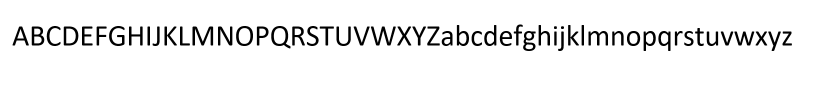
#> input picture images/alfabet.PNG, 1643 x 177 px (shown at 1/2 size)
$ python ocr.py
#> lines starting #> are read from the running program, lines starting #| are printed output that depends on the picture; after the words box and inside, x2 and y2 are one past the last pixel; in counts of white or black regions, pixels touching at a corner belong together
from __future__ import print_function
import cv2
from keras.models import Sequential
from keras.layers.core import Dense
from keras.optimizers import SGD, Adam
from keras.models import model_from_json
from sklearn.cluster import KMeans
import numpy as np
import matplotlib.pylab as plt


class CharacterRecognition:

    def load_img(self, path):
#> called with path = 'images/alfabet.PNG'
        return cv2.cvtColor(cv2.imread(path), cv2.COLOR_BGR2RGB)
#> returned value is the input picture: shape (177, 1643, 3); min 0, max 255, mean 238

    def img_gray(self, image):
        return cv2.cvtColor(image, cv2.COLOR_RGB2GRAY)
#> returned value: shape (177, 1643)

    def img_bin(self, image_gs):
        ret, image_bin = cv2.threshold(image_gs, 127, 255, cv2.THRESH_BINARY)
#> image_bin: shape (177, 1643); 93.4% white; 54 black regions
        return image_bin

    def resize_region(self, region):
        resized = cv2.resize(region, (28, 28), interpolation=cv2.INTER_NEAREST)
        return resized

    def scale_to_range(self, image):
        return image / 255

    def matrix_to_vector(self, image):
        return image.flatten()

    def prepare_for_model(self, regions):
        ready_for_model = []
        for region in regions:
            ready_for_model.append(self.matrix_to_vector(self.scale_to_range(region)))
        return ready_for_model

    def convert_output(self, outputs):
        return np.eye(len(outputs))

    def winner(self, output):
        return max(enumerate(output), key=lambda x: x[1])[0]

    def select_regions_training(self, image_orig, image_bin):
        contours, hierarchy = cv2.findContours(image_bin.copy(), cv2.RETR_LIST, cv2.CHAIN_APPROX_SIMPLE)
#> contours = 72 contours; largest, box (x1, y1, x2, y2) and area: (0, 0, 1643, 177) 288992, (542, 51, 582, 98) 1242, (471, 51, 507, 93) 1172, (127, 52, 158, 92) 1020, (63, 52, 89, 92) 872
        regions_array = []

        i = 0
        for contour in contours:
            i = i + 1
            x, y, w, h = cv2.boundingRect(contour)
            region = image_bin[y:y + h + 1, x:x + w + 1]

            area = h * w

            if 400 < area < 1500 or 31 > h > 32 or 23 <= h < 50:
                if i == 33 or i == 36 or i == 37:
                    continue
                regions_array.append([self.resize_region(region), (x, y, w, h)])
                cv2.rectangle(image_orig, (x, y), (x + w, y + h), (0, 255, 0), 1)
                regions_array = sorted(regions_array, key=lambda item: item[1][0])

                sorted_regions = [region[0] for region in regions_array]
                sorted_rectangles = [region[1] for region in regions_array]
                # print("%d." % i, "x = %f" % x, "w = %f" % w, "y = %f" % y, "h = %f" % h)

                region_distances = []
                for index in range(0, len(sorted_rectangles) - 1):
                    current = sorted_rectangles[index]
                    next_rect = sorted_rectangles[index + 1]
                    distance = next_rect[0] - (current[0] + current[2])
                    region_distances.append(distance)
#> this loop made 72 passes
#> (x, y, w, h, area, sorted_rectangles) on passes 12 to 13: (1536, 62, 27, 41, 1107, [(1536, 62, 27, 41), (1564, 62, 21, 30)]), (1510, 62, 25, 30, 750, [(1510, 62, 25, 30), (1536, 62, 27, 41), (1564, 62, 21, 30)])
#> (x, y, w, h, area) on passes 1 to 6: (1051, 89, 15, 9, 135), (888, 78, 12, 10, 120), (68, 73, 15, 14, 210), (1322, 66, 14, 22, 308), (1292, 66, 15, 22, 330), (1259, 66, 16, 22, 352)
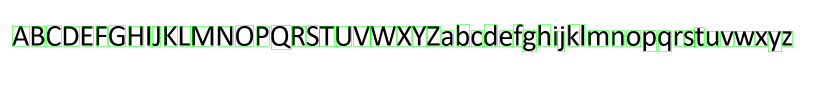
#> image_orig: shape (177, 1643, 3) (shown at 1/2 size); mean of channels 0, 1, 2 232.2, 238.1, 232.2; drawn as B, G, R
#> after the loop, i = 72

        return image_orig, sorted_regions, region_distances

    # [23 lines left out: function select_regions_testing, not called in this run]

    def form_alphabet(self):
        alphabet = ['A', 'B', 'C', 'D', 'E', 'F', 'G', 'H', 'I', 'J', 'K', 'L', 'M', 'N', 'O', 'P', 'Q', 'R', 'S', 'T',
                    'U',
                    'V', 'W', 'X', 'Y', 'Z',
                    'a', 'b', 'c', 'd', 'e', 'f', 'g', 'h', 'i', 'j', 'k', 'l', 'm', 'n', 'o', 'p', 'q', 'r', 's', 't',
                    'u',
                    'v', 'w', 'x', 'y', 'z']
        return alphabet

    # [37 lines left out: functions create_model, train_model, create_model1, train_model1, save_model, not called in this run]

    def load_trained_model(self):
        try:
            json_file = open('serialization_folder/prepoznavanjeNeuronska3.json', 'r')
            loaded_model_json = json_file.read()
            json_file.close()
            model = model_from_json(loaded_model_json)
            model.load_weights("serialization_folder/prepoznavanjeNeuronska3.h5")
            print("Trained model successfully saved.")
            return model
        except Exception as e:
            return None

    # [13 lines left out: functions display_result, k_meands_distances, not called in this run]


recognizer = CharacterRecognition()

img_color = recognizer.load_img('images/alfabet.PNG')
img = recognizer.img_bin(recognizer.img_gray(img_color))
selected_regions, letters, region_distances = recognizer.select_regions_training(img_color.copy(), img)
#> letters = 52 items; region_distances = 51 values, max 8 at index 7, min -1 at index 31, mean 3.82
print('Number of regions:', len(letters))
#| Number of regions: 52
# plt.imshow(selected_regions)
# plt.show()

alphabet = recognizer.form_alphabet()

inputs = recognizer.prepare_for_model(letters)
#> the loop in prepare_for_model, `for region in regions:` made 52 passes
#> after the loop in prepare_for_model, `for region in regions:`: ready_for_model = 52 items
#> inputs = 52 items
outputs = recognizer.convert_output(alphabet)

model = recognizer.load_trained_model()
#> (reads serialization_folder/prepoznavanjeNeuronska3.json from the repository)
#> (the run stopped early here; a loop or call above may not have finished)
